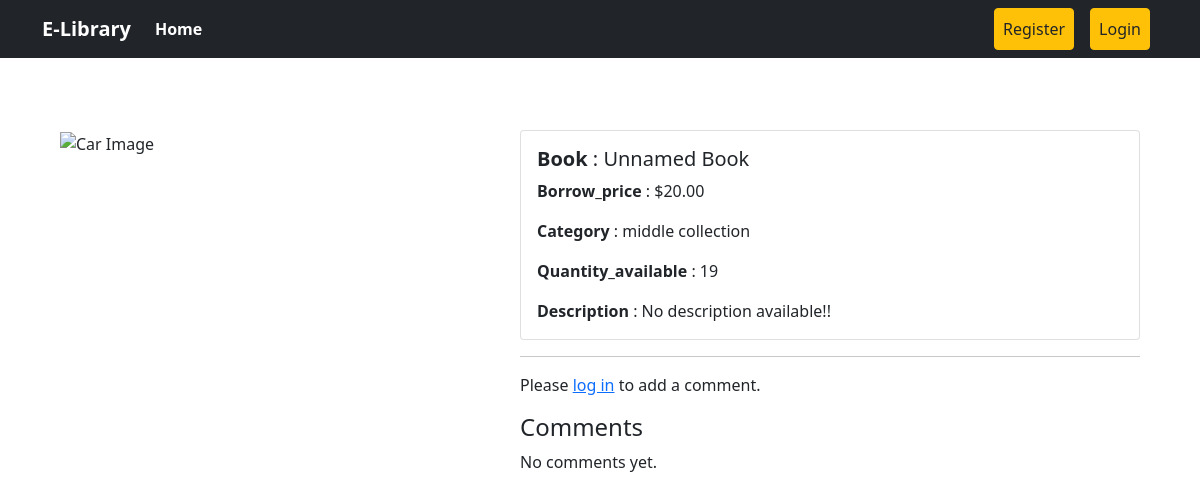
The page /books/book_details/4/ on the database as committed earlier.
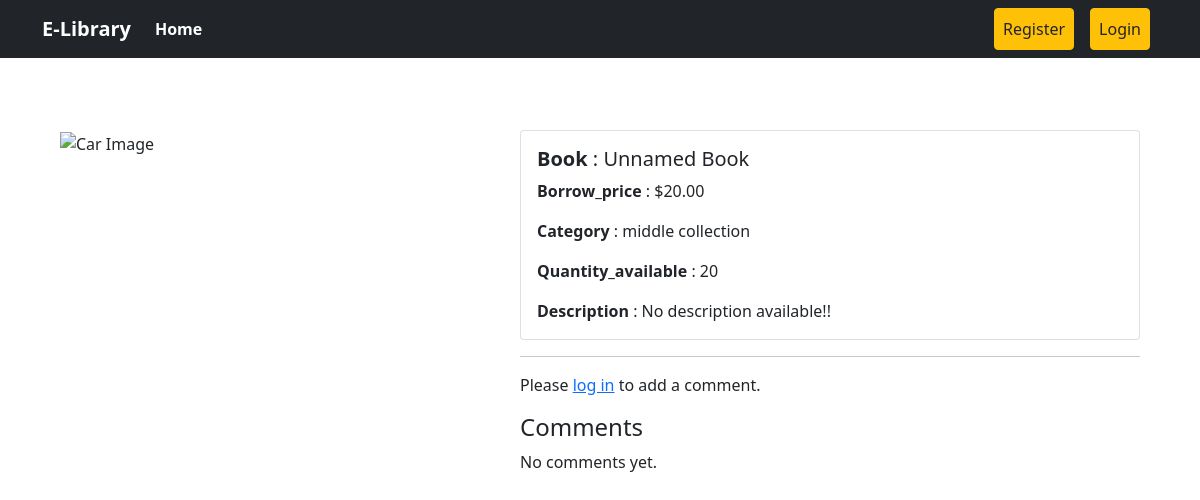
The same page on the database as committed later.
### books/models.py (models this page shows, shortened)
class Books(models.Model):
    title = models.CharField(max_length=50)
    image_url = models.URLField(max_length=200, default='')  # Default empty string for image URL
    book_name = models.CharField(max_length=100, default='Unnamed Book')  # Default book name
    borrow_price = models.DecimalField(max_digits=10, decimal_places=2, default=0.0)  # Default price 0.0
    category = models.ForeignKey(Category, on_delete=models.CASCADE)  # ForeignKey to Category model
    quantity_available = models.PositiveIntegerField(default=0)  # Default quantity 0
    description = models.TextField(default='No description available')  # Default description

### Categories/models.py (models this page shows)
class Category(models.Model):
    name=models.CharField(max_length=100)
    slug=models.SlugField(max_length=100,unique=True,null=True,blank=True)
    def __str__(self):
        return self.name

### books/views.py (the view)
# urls.py: path('book_details/<int:id>/', views.book_details, name='book_details'),
def book_details(request, id):
    post = get_object_or_404(Books, pk=id)
    return render(request, 'book_details.html', {'book': post})

### books/templates/book_details.html
{% extends "base.html" %}
{% block content %}
<div class="container py-4">
  <div class="row">
    <div class="col-md-5">
      <img src="{{ book.image_url }}" class="img-fluid w-100" alt="Car Image" style="max-height: 500px;"/>
    </div>
    <div class="col-md-7">
      <div class="card">
        <div class="card-body">
          <h5 class="card-title"><span class="fw-bold">Book</span> : {{ book.book_name }}</h5>
          <p class="card-text"><span class="fw-bold">Borrow_price</span> : ${{ book.borrow_price }}</p>
          <p class="card-text"><span class="fw-bold">Category</span> : {{ book.category }}</p>
          <p class="card-text"><span class="fw-bold">Quantity_available</span> : {{ book.quantity_available }}</p>
          <p class="card-text"><span class="fw-bold">Description</span> : {{ book.description }}</p>
        </div>
      </div>
      <div class="mt-3">
        {% if user.is_authenticated %}
          {% if book.quantity_available > 0 %}
            <form method="post" action="{% url 'borrow_now' %}">
              {% csrf_token %}
              <input type="hidden" name="book_id" value="{{ book.id }}" />
              <button type="submit" class="btn btn-primary">Borrow Now</button>
            </form>
          {% else %}
            <button class="btn btn-primary disabled">Out of stock</button>
          {% endif %}
          <hr />
          <form method="post" action="{% url 'add_comment' book.id %}" class="mt-3">
            {% csrf_token %}
            <div class="mb-3">
              <label for="commentName" class="form-label">Your Name</label>
              <input
                type="text"
                class="form-control"
                id="commentName"
                name="name"
                value="{{ user.username }}"
                readonly
              />
            </div>
            <div class="mb-3">
              <label for="commentText" class="form-label">Your Comment</label>
              <textarea
                class="form-control"
                id="commentText"
                name="comment"
                rows="3"
                required
              ></textarea>
            </div>
            <button type="submit" class="btn btn-primary">Add Comment</button>
          </form>
        {% else %}
          <hr />
          <p>Please <a href="{% url 'user_login' %}">log in</a> to add a comment.</p>
        {% endif %}
        <h4>Comments</h4>
        <div class="comments">
          {% for comment in book.comments.all %}
            <div class="comment">
              <p><strong>{{ comment.name }}</strong>: {{ comment.comment }}</p>
            </div>
          {% empty %}
            <p>No comments yet.</p>
          {% endfor %}
        </div>
      </div>
    </div>
  </div>
</div>
{% endblock content %}

Rows that differ between the two databases and show on the page:
changed Books "Unnamed Book": quantity_available "19" → "20"
